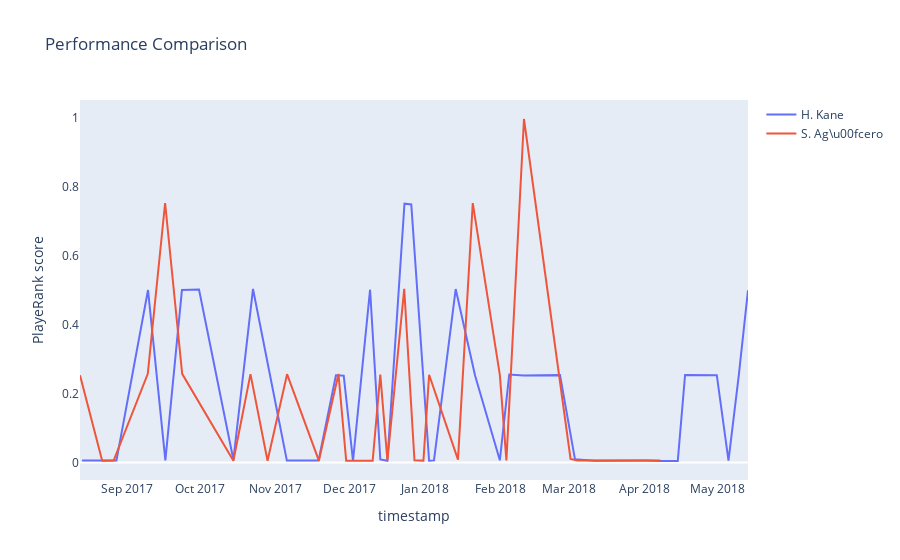

The notebook cell this image was saved under:
### Code cell
import ipywidgets as widgets
f_list = sorted(df_evolution["shortName"].drop_duplicates())
playerA = widgets.Dropdown(options=f_list)
playerB = widgets.Dropdown(options=f_list)
button = widgets.Button(description = "compare")
button.on_click(compare_player)
widgets.HBox([playerA,playerB, button])
